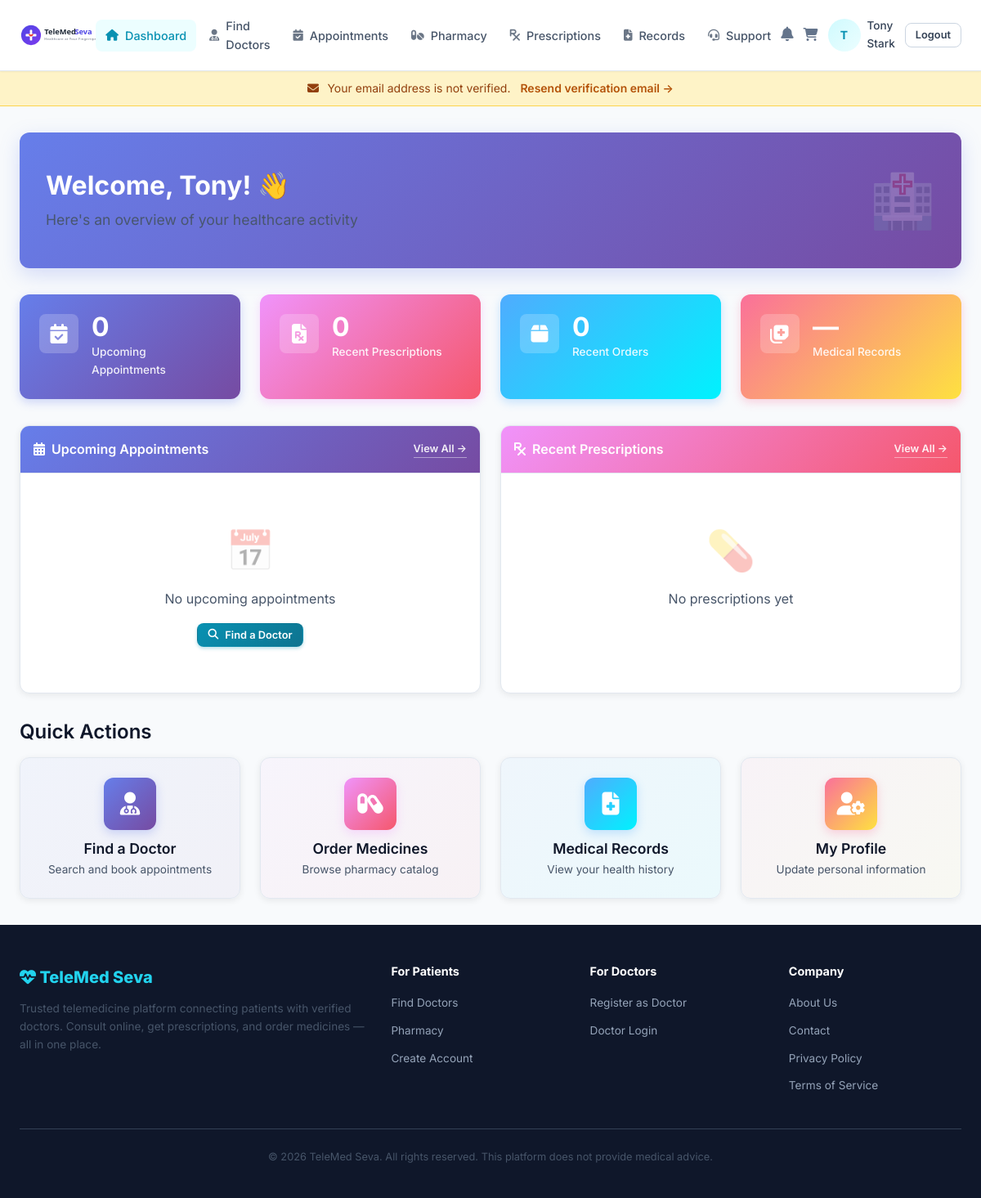
The page /patient/dashboard (signed in) on the database as committed earlier.
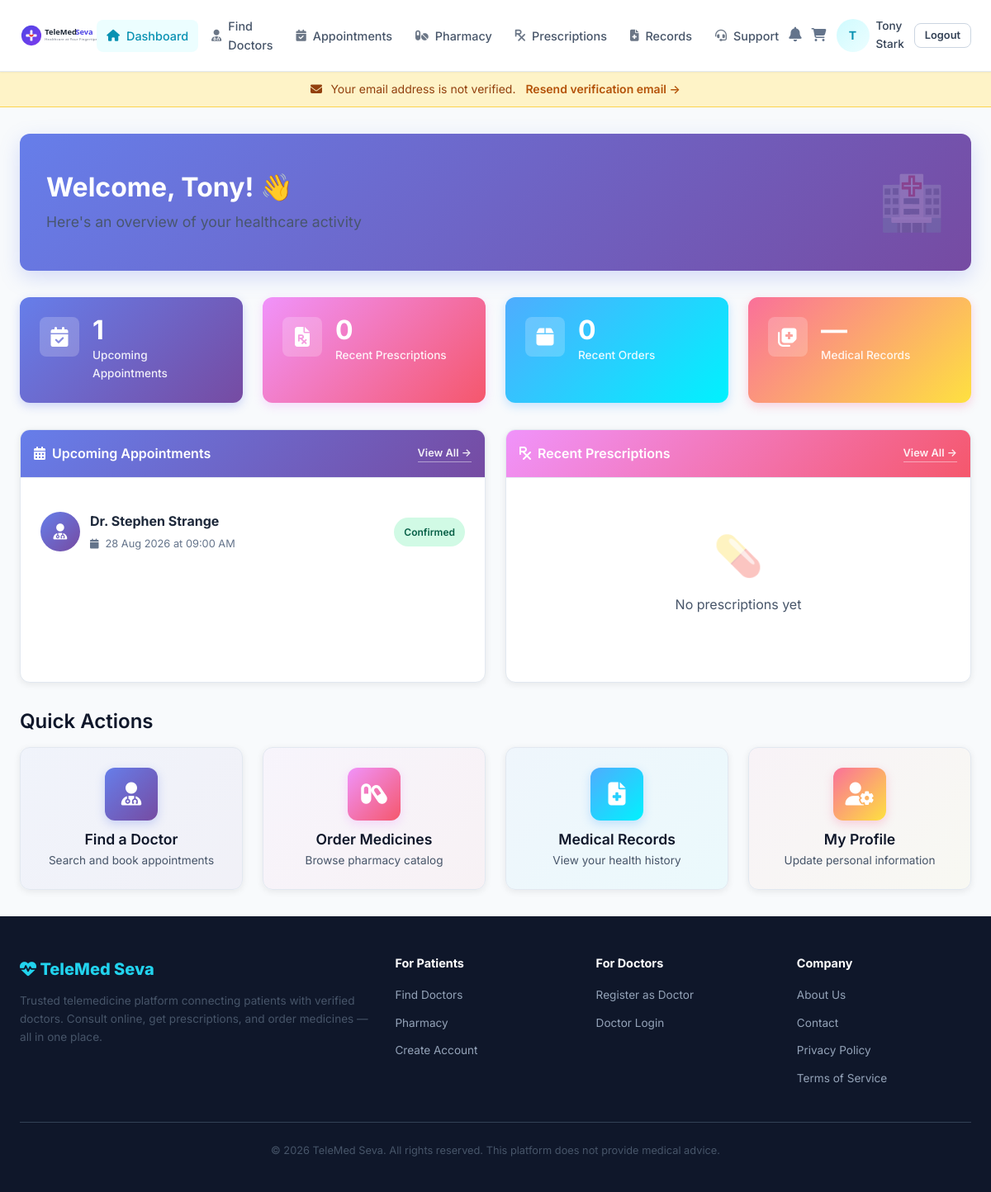
The same page on the database as committed later.
### app/models/appointment.py (models this page shows, shortened)
class Appointment(db.Model):
    __tablename__ = 'appointments'
    id = db.Column(db.Integer, primary_key=True)
    patient_id = db.Column(
        db.Integer,
        db.ForeignKey('users.id', ondelete='CASCADE'),
        nullable=False,
        index=True,
    )
    doctor_id = db.Column(
        db.Integer,
        db.ForeignKey('doctor_profiles.id', ondelete='CASCADE'),
        nullable=False,
        index=True,
    )
    appointment_date = db.Column(db.Date, nullable=False)
    start_time = db.Column(db.Time, nullable=False)
    end_time = db.Column(db.Time, nullable=False)
    appointment_type = db.Column(
        db.Enum(AppointmentType), default=AppointmentType.VIDEO, nullable=False
    )
    status = db.Column(
        db.Enum(AppointmentStatus),
        default=AppointmentStatus.PENDING,
        nullable=False,
        index=True,
    )
    cancellation_reason = db.Column(db.Text)
    cancelled_by = db.Column(db.Integer, db.ForeignKey('users.id'), nullable=True)
    locked_until = db.Column(db.DateTime, nullable=True)
    locked_by = db.Column(db.Integer, db.ForeignKey('users.id'), nullable=True)
    patient_notes = db.Column(db.Text)
    consultation_fee = db.Column(db.Numeric(10, 2), nullable=False, default=0)
    rescheduled_from = db.Column(db.Integer, db.ForeignKey('appointments.id'), nullable=True)
    created_at = db.Column(db.DateTime, default=lambda: datetime.now(timezone.utc), nullable=False)
    updated_at = db.Column(
        db.DateTime,
        default=lambda: datetime.now(timezone.utc),
        onupdate=lambda: datetime.now(timezone.utc),
    )
    patient = db.relationship('User', foreign_keys=[patient_id], backref='patient_appointments')
    doctor = db.relationship('DoctorProfile', backref='appointments')
    consultation = db.relationship(
        'Consultation', backref='appointment', uselist=False, cascade='all, delete-orphan'
    )
    payment = db.relationship(
        'Payment',
        primaryjoin="and_(Payment.reference_type=='appointment', "
                    "foreign(Payment.reference_id)==Appointment.id)",
        viewonly=True,
        uselist=False,
    )
    __table_args__ = (
        db.UniqueConstraint(
            'doctor_id', 'appointment_date', 'start_time',
            name='uq_doctor_date_slot',
        ),
    )
    VALID_TRANSITIONS = {
        AppointmentStatus.PENDING: {
            AppointmentStatus.CONFIRMED,
            AppointmentStatus.CANCELLED,
        },
        AppointmentStatus.CONFIRMED: {
            AppointmentStatus.COMPLETED,
            AppointmentStatus.CANCELLED,
            AppointmentStatus.NO_SHOW,
            AppointmentStatus.RESCHEDULED,
        },
        AppointmentStatus.CANCELLED: set(),
        AppointmentStatus.COMPLETED: set(),
        AppointmentStatus.NO_SHOW: set(),
        AppointmentStatus.RESCHEDULED: set(),
    }

### app/models/user.py (models this page shows, shortened)
class DoctorProfile(db.Model):
    __tablename__ = 'doctor_profiles'
    id = db.Column(db.Integer, primary_key=True)
    user_id = db.Column(db.Integer, db.ForeignKey('users.id', ondelete='CASCADE'), unique=True, nullable=False)
    first_name = db.Column(db.String(100), nullable=False)
    last_name = db.Column(db.String(100), nullable=False)
    phone = db.Column(db.String(20))
    avatar = db.Column(db.String(255))
    specialty_id = db.Column(db.Integer, db.ForeignKey('specialties.id'), nullable=True)
    qualifications = db.Column(db.String(500))
    registration_number = db.Column(db.String(100))
    experience_years = db.Column(db.Integer, default=0)
    bio = db.Column(db.Text)
    languages = db.Column(db.String(300))
    consultation_fee = db.Column(db.Numeric(10, 2), default=0)
    consultation_duration = db.Column(db.Integer, default=30)  # minutes
    is_verified = db.Column(db.Boolean, default=False, nullable=False)
    is_available = db.Column(db.Boolean, default=True, nullable=False)
    created_at = db.Column(db.DateTime, default=lambda: datetime.now(timezone.utc), nullable=False)
    updated_at = db.Column(
        db.DateTime,
        default=lambda: datetime.now(timezone.utc),
        onupdate=lambda: datetime.now(timezone.utc),
    )
    specialty = db.relationship('Specialty', backref='doctors')
    verification = db.relationship(
        'DoctorVerification', backref='doctor', uselist=False, cascade='all, delete-orphan'
    )
    availabilities = db.relationship('Availability', backref='doctor', cascade='all, delete-orphan')
    reviews = db.relationship('Review', backref='doctor', lazy='dynamic')
    @property
    def full_name(self):
        return f'{self.first_name} {self.last_name}'

### app/patient/routes.py (the view)
@patient_bp.route('/dashboard')
@role_required(UserRole.PATIENT)
def dashboard():
    profile = current_user.patient_profile
    upcoming = Appointment.query.filter(
        Appointment.patient_id == current_user.id,
        Appointment.status.in_([AppointmentStatus.PENDING, AppointmentStatus.CONFIRMED]),
    ).order_by(Appointment.appointment_date, Appointment.start_time).limit(5).all()
    recent_prescriptions = Prescription.query.filter_by(
        patient_id=current_user.id
    ).order_by(Prescription.created_at.desc()).limit(5).all()
    recent_orders = Order.query.filter_by(
        user_id=current_user.id
    ).order_by(Order.created_at.desc()).limit(5).all()
    return render_template(
        'patient/dashboard.html',
        title='Patient Dashboard',
        profile=profile,
        upcoming_appointments=upcoming,
        recent_prescriptions=recent_prescriptions,
        recent_orders=recent_orders,
    )

### app/__init__.py (called while the page is built)
def _init_extensions(app):
    db.init_app(app)
    migrate.init_app(app, db)
    login_manager.init_app(app)
    csrf.init_app(app)
    mail.init_app(app)
    if app.config.get('RATELIMIT_ENABLED', True):
        limiter.init_app(app)
    else:
        limiter.enabled = False
        limiter.init_app(app)
    @login_manager.user_loader
    def load_user(user_id):
        from .models.user import User
        return db.session.get(User, int(user_id))

### app/models/user.py (called while the page is built)
    @property
    def display_name(self):
        if self.role == UserRole.PATIENT and self.patient_profile:
            return self.patient_profile.full_name
        if self.role == UserRole.DOCTOR and self.doctor_profile:
            return f'Dr. {self.doctor_profile.full_name}'
        return self.email.split('@')[0]

    @property
    def avatar_url(self):
        profile = self.patient_profile or self.doctor_profile
        if profile and profile.avatar:
            return f'/uploads/avatars/{profile.avatar}'
        return None

    @property
    def full_name(self):
        return f'{self.first_name} {self.last_name}'

### app/templates/patient/dashboard.html (shortened to what the changed rows need)
{% extends "base.html" %}
{% block content %}
<div class="container">
  <div style="background: linear-gradient(135deg, #667eea 0%, #764ba2 100%); border-radius: var(--radius-lg); padding: var(--space-8); margin-bottom: var(--space-8); color: white; box-shadow: 0 8px 24px rgba(102, 126, 234, 0.25);">
    <div style="display: flex; justify-content: space-between; align-items: center;">
      <div>
        <h1 style="margin-bottom:var(--space-2); color: white; font-size: 2rem;">Welcome, {{ profile.first_name }}! 👋</h1>
      </div>
    </div>
  </div>
  <div class="grid grid-4 mb-8">
    <div class="stat-card" style="background: linear-gradient(135deg, #667eea 0%, #764ba2 100%); color: white; border: none; box-shadow: 0 4px 12px rgba(102, 126, 234, 0.3); transition: all 0.3s ease;">
      <div>
        <div class="stat-value" style="color: white; font-size: 2rem; font-weight: 700;">{{ upcoming_appointments|length }}</div>
        <div class="stat-label" style="color: rgba(255,255,255,0.9); font-weight: 500;">Upcoming Appointments</div>
      </div>
    </div>
  </div>
  <div class="grid grid-2">
    <div class="card" style="border-radius: var(--radius-lg); overflow: hidden; box-shadow: 0 2px 8px rgba(0,0,0,0.08);">
      <div class="card-body">
        {% if upcoming_appointments %}
          {% for appt in upcoming_appointments %}
          <div style="display:flex; justify-content:space-between; align-items:center; padding:var(--space-4) 0; {% if not loop.last %}border-bottom:1px solid var(--gray-100);{% endif %} transition: all 0.2s ease;">
            <div style="display: flex; align-items: center; gap: var(--space-3);">
              <div style="width: 48px; height: 48px; border-radius: 50%; background: linear-gradient(135deg, #667eea 0%, #764ba2 100%); display: flex; align-items: center; justify-content: center; color: white; font-size: 1.2rem;">
                <i class="fas fa-user-doctor"></i>
              </div>
              <div>
                <strong style="font-size: 1rem;">Dr. {{ appt.doctor.full_name }}</strong>
                <div class="text-sm text-muted" style="display: flex; align-items: center; gap: var(--space-2); margin-top: 4px;">
                  <i class="fas fa-calendar" style="font-size: 0.75rem;"></i>
                  {{ appt.appointment_date.strftime('%d %b %Y') }} at {{ appt.start_time.strftime('%I:%M %p') }}
                </div>
              </div>
            </div>
            <span class="badge badge-{{ 'success' if appt.status.value == 'confirmed' else 'warning' }}" style="padding: var(--space-2) var(--space-3); font-size: 0.75rem;">{{ appt.status.value }}</span>
          </div>
          {% endfor %}
        {% else %}
          <div class="empty-state" style="padding:var(--space-8); text-align: center;">
            <div style="font-size: 3rem; opacity: 0.3; margin-bottom: var(--space-2);">📅</div>
            <p style="color: var(--gray-600); margin-bottom: var(--space-4);">No upcoming appointments</p>
            <a href="{{ url_for('appointments.search_doctors') }}" class="btn btn-primary btn-sm" style="display: inline-flex; align-items: center; gap: var(--space-2);">
              <i class="fas fa-search"></i> Find a Doctor
            </a>
          </div>
        {% endif %}
      </div>
    </div>
  </div>
</div>
{% endblock %}

Rows that differ between the two databases and show on the page:
added Appointment: doctor.full_name "Stephen Strange", appointment_date "28 Aug 2026", start_time "09:00 AM", status.value "Confirmed"
Other text that changed with them:
{{ upcoming_appointments|length }}: "0" → "1"
text no longer shown: "📅 No upcoming appointments Find a Doctor"
